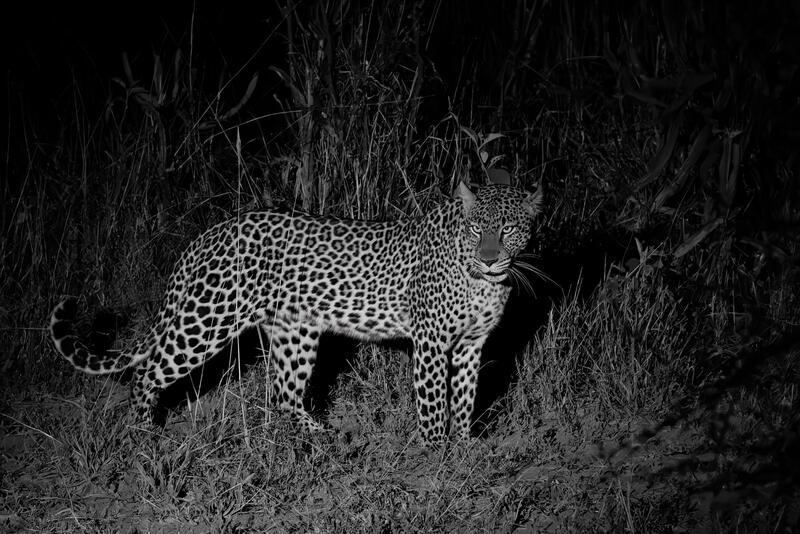
#> input picture sem4/csd212/41300ff6-a177-4198-8185-7ed1a7a08314.jpeg, 800 x 534 px
$ python csd212_demo_2_bilinear_interpolation_ques.py
#> lines starting #> are read from the running program, lines starting #| are printed output that depends on the picture; long printed decimals are rounded
# -*- coding: utf-8 -*-
"""CSD212_Demo_2_Bilinear_Interpolation_Ques.ipynb

Automatically generated by Colab.

Original file is located at
    https://colab.research.google.com/drive/1uxRGrw4KVazHjzHu_gF4wpnf41MtFM9M

# Prerequisite
* Load required packages and load images (already uploaded on  blackboard content) in Colab
* Create your own copy of notebook and add required code snippets in between the questions subsections. Also display the figures at each stage.
*Colab can be exported as a notebook file or Python file by **File > Download .ipynb** or **File > Download .py**. Exported notebook files can be reloaded into Google Colab or used in Jupyter Notebook.
* Please go through [Colab document](https://colab.research.google.com/drive/1YKHHLSlG-B9Ez2-zf-YFxXTVgfC_Aqtt) for further information.

* **Use ONLY tensorflow/pytorch operations and basic numpy operations are allowed**
"""

import numpy as np
import cv2 as cv
from matplotlib import pyplot as plt

img0 = cv.imread('41300ff6-a177-4198-8185-7ed1a7a08314.jpeg')
#> img0 is the input picture: shape (534, 800, 3); mean B, G, R 36.7, 36.7, 36.7
img = cv.cvtColor(img0, cv.COLOR_BGR2GRAY)
print('Image Size is {}'.format(img.shape))
#| Image Size is (534, 800)
plt.figure(figsize=(5,5))
plt.imshow(img, cmap='gray',vmin=0, vmax=255)
plt.axis('off')
plt.show()

img.dtype

"""#Q1) a) Downsample the image by factor of 2 using numpy operation. [1 Marks] """
downsampled_img=img[::2,::2]
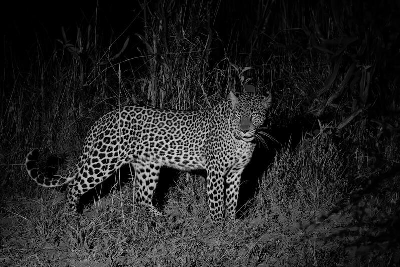
#> downsampled_img: shape (267, 400); min 0, max 220, mean 36.8
"""reducing both columns and rows by 2 times"""

"""#b) Print size of the Downsample image and store it as $inp_img1$ [1 Marks] """
inp_image1=downsampled_img
print('Downloaded Image size:', inp_image1.shape)
#| Downloaded Image size: (267, 400)
plt.figure(figsize=(5,5))
plt.imshow(inp_image1, cmap='gray', vmin=0, vmax=255)
plt.axis('off')
plt.show()

"""#Q2) Write a function $Interp(inp_img1, scale)$ to implement Bilinear Interpolation using numpy operations. This function will take matrix as input and increase the scale of the image by $scale$-times[3 Marks]"""
def Interp(inp_img, scale):
#> called with scale = 2
    a, b = inp_img.shape
#> a = 267; b = 400
    new_a, new_b = int(a * scale), int(b * scale)
#> new_a = 534; new_b = 800
    out_img = np.zeros((new_a, new_b))

    for i in range(new_a):
        for j in range(new_b):
            # Mapping with original image using scale
            p = i / scale
            q = j / scale
            p0, q0 = int(p), int(q)
            p1, q1 = min(p0 + 1, a - 1), min(q0 + 1, b - 1)

            #Weighing the values with the difference
            wx = p - p0
            wy = q - q0

            # Compute result of interpolation
            out_img[i, j] = (1 - wx) * (1 - wy) * inp_img[p0, q0] + \
                            wx * (1 - wy) * inp_img[p1, q0] + \
                            (1 - wx) * wy * inp_img[p0, q1] + \
                            wx * wy * inp_img[p1, q1]

    return out_img


"""#Q3) Apply $Interp(.,.)$ on input image. [2 Marks]
#Store output image in $out_img1$"""

"""#Show input image and output images."""
scale_factor = 2  # Example scale factor
out_image1 = Interp(inp_image1, scale_factor) #using the interpolation function defined

# Plot original and output images
plt.figure(figsize=(20, 20))
plt.subplot(121)
plt.imshow(inp_image1, cmap='gray', vmin=0, vmax=255)
plt.axis('off')
plt.title("Input Image")
"""printing input image"""

plt.subplot(122)
plt.imshow(out_image1, cmap='gray', vmin=0, vmax=255)
plt.axis('off')
plt.title("Output Image")
plt.show()
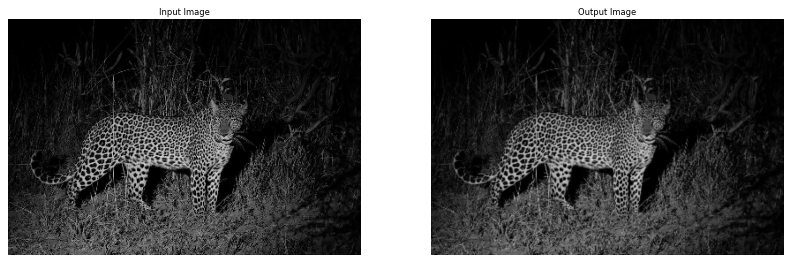
#> figure drawn by matplotlib, 2 panels
'''printing output image'''


#repeated printing of both input and output images as given in source code
'''plt.figure(figsize=(20,20))
plt.subplot(121)
plt.imshow(img, cmap='gray', vmin=0, vmax=255)
plt.axis('off')
plt.subplot(122)
plt.imshow(out_image1, cmap='gray', vmin=0, vmax=255)
plt.axis('off')
plt.show()'''

"""#Q3) Calculate element-wise mean squared error between $img$ and $out_img1$ [3 Marks]
[Hint: you will recieve an error related to matrix shape. Add column of zeros to mitigate that error]
"""
'''resizing output image to input image size would be faster'''
#out_image1 = out_image1[:img.shape[0], :img.shape[1]]

#adding columns of zeroes as specified
if out_image1.shape[1] < img.shape[1]:
    zeros = np.zeros((out_image1.shape[0], img.shape[1] - out_image1.shape[1]))
    out_image1 = np.hstack((out_image1, zeros))

if out_image1.shape[0] < img.shape[0]:
    zeros = np.zeros((img.shape[0] - out_image1.shape[0], out_image1.shape[1]))
    out_image1 = np.vstack((out_image1, zeros))

# Compute Mean Squared Error (MSE)
mse = np.mean((img - out_image1) ** 2)
#> mse = 235.5
print('Mean Squared Error:', mse)
#| Mean Squared Error: 235.483
